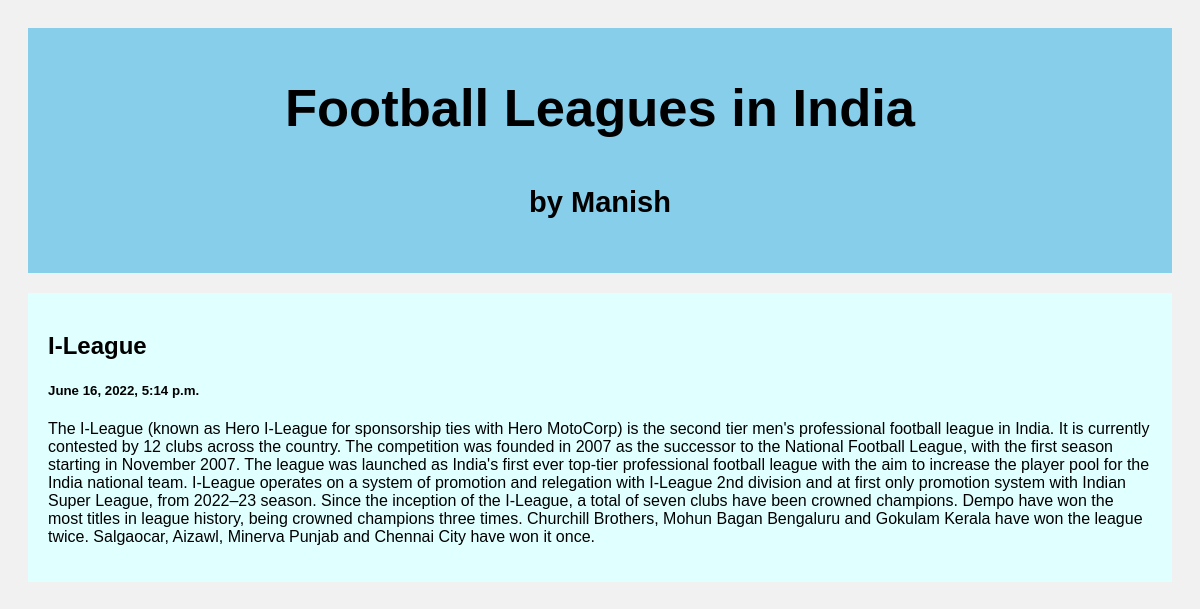
The page /post/5 on the database its author committed.
### writing/models.py (models this page shows)
class Feature(models.Model):
    title = models.CharField(max_length=100)
    body = models.CharField(max_length=100000)
    created_at = models.DateTimeField(default=datetime.now, blank=True)

### writing/views.py (the view)
# urls.py: path('post/<str:pk>', views.post , name='post')
def post(request, pk):
    writing = Feature.objects.get(id=pk)
    return render(request, 'post.html',  {'writing': writing})

### templates/post.html (shortened to what this page needs)
<!DOCTYPE html>
<html>
<head>
</head>
<body>
<div class="header">
  <h2>Football Leagues in India</h2>
  <h5>by Manish</h5>
</div>
<div class="row">
  <div class="leftcolumn">
    <div class="card">
        <h2>{{writing.title}}</h2>
        <h5>{{writing.created_at}}</h5>
        <p>{{writing.body}}</p>
    </div>
  </div>
</div>
</body>
</html>

### templates/post.html (style rules this page uses)
* { box-sizing: border-box; }
body { font-family: Arial; padding: 20px; background: #f1f1f1; }
.header { padding: 5px; font-size: 35px; text-align: center; background: skyblue; }
.leftcolumn { float: left; width: 100%; }
.card { background-color: lightcyan; padding: 20px; margin-top: 20px; }
.row:after { content: ""; display: table; clear: both; }

### rows shown on the page
Feature: title "I-League", created_at "June 16, 2022, 5:14 p.m.", body "The I-League (known as Hero I-League for sponsorship ties with Hero MotoCorp) is the second tier men's professional football league in India. It is currently contested by 12 clubs across the country. The competition was founded in 2007 as the successor to the National Football League, with the first season starting in November 2007. The league was launched as India's first ever top-tier professional football league with the aim to increase the player pool for the India national team. I-League operates on a system of promotion and relegation with I-League 2nd division and at first only promotion system with Indian Super League, from 2022–23 season. Since the inception of the I-League, a…"
